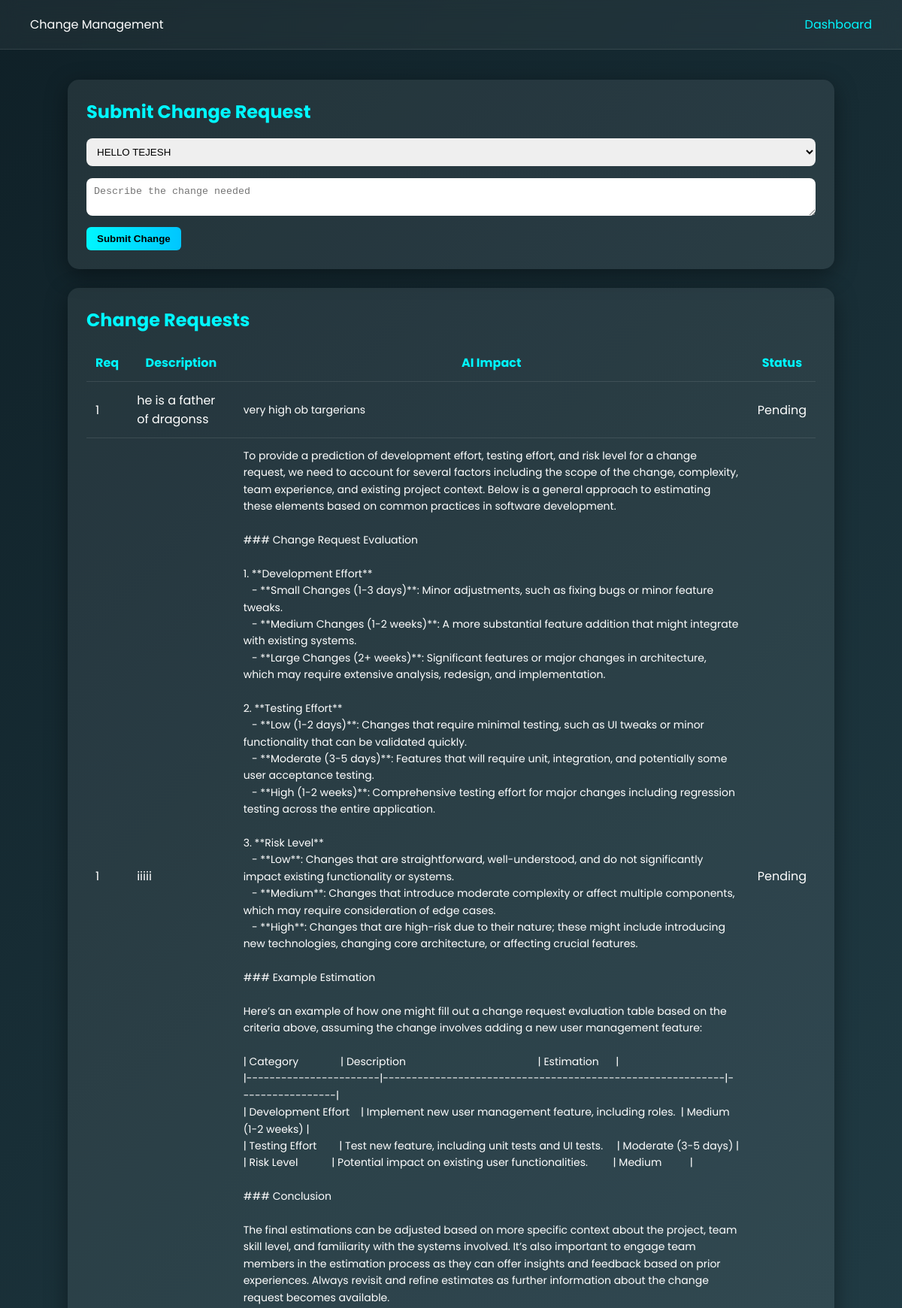
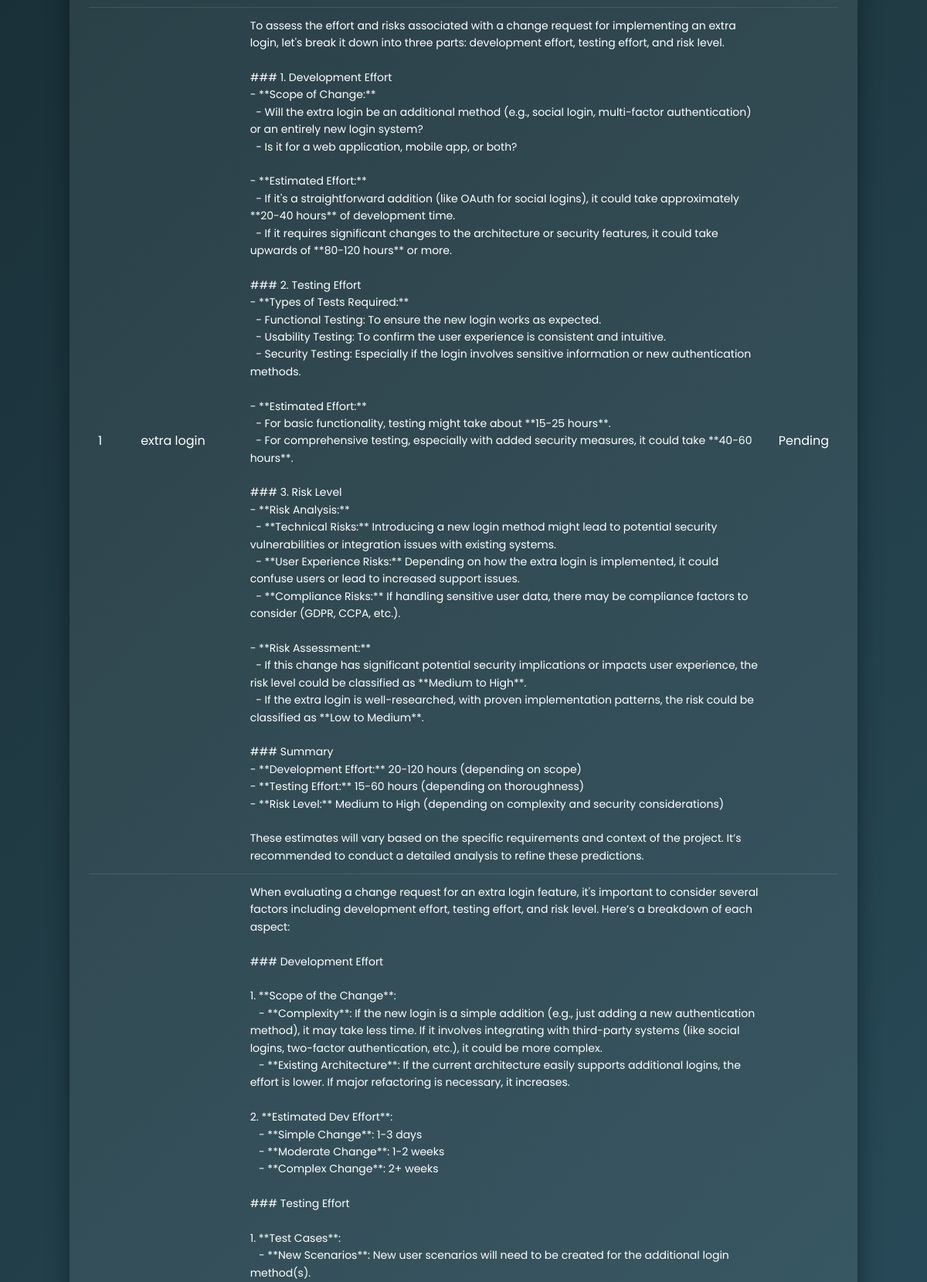
Screenshot of /change (upper part) with the database file from the repository (2 pictures, top to bottom).
### tables this page shows
CREATE TABLE changes(
        id INTEGER PRIMARY KEY AUTOINCREMENT,
        req_id INTEGER,
        change_desc TEXT,
        impact TEXT,
        status TEXT,
        date TEXT);

### main.py (the view, shortened to what this page needs)
@app.route("/change", methods=["GET","POST"])
def change():
    conn = db()
    changes = conn.execute("SELECT * FROM changes").fetchall()
    reqs = conn.execute("SELECT * FROM requirements").fetchall()
    conn.close()
    return render_template("change_request.html", changes=changes, reqs=reqs)

### main.py (called while the page is built)
def db():
    conn = sqlite3.connect("database.db")
    conn.row_factory = sqlite3.Row
    return conn

### templates/change_request.html (shortened to what this page needs)
<!DOCTYPE html>
<html>
<head>
<link rel="stylesheet" href="{{ url_for('static', filename='styles.css') }}">
</head>
<body>
<div class="navbar">
  <div>Change Management</div>
  <a href="/">Dashboard</a>
</div>
<div class="container">
<div class="card">
<h2>Submit Change Request</h2>
<form method="POST">
<select name="req_id">
{% for r in reqs %}
<option value="{{ r.id }}">{{ r.title }}</option>
{% endfor %}
</select>
<textarea name="change_desc" placeholder="Describe the change needed"></textarea>
<button type="submit">Submit Change</button>
</form>
</div>
<div class="card">
<h2>Change Requests</h2>
<table>
<tr><th>Req</th><th>Description</th><th>AI Impact</th><th>Status</th></tr>
{% for c in changes %}
<tr>
<td>{{ c.req_id }}</td>
<td>{{ c.change_desc }}</td>
<td><pre>{{ c.impact }}</pre></td>
<td>{{ c.status }}</td>
</tr>
{% endfor %}
</table>
</div>
</div>
</body>
</html>

### static/styles.css (style rules this page uses)
* { margin: 0; padding: 0; box-sizing: border-box; }
body { font-family: 'Poppins', sans-serif; background: linear-gradient(135deg, #0f2027, #203a43, #2c5364); color: white; min-height: 100vh; animation: fadeIn 1s ease-in-out; }
.navbar { display: flex; justify-content: space-between; padding: 20px 40px; background: rgba(255,255,255,0.05); backdrop-filter: blur(12px); border-bottom: 1px solid rgba(255,255,255,0.1); }
.navbar a { color: #00f7ff; text-decoration: none; margin-left: 20px; transition: 0.3s; }
.container { width: 85%; margin: 40px auto; }
.card { background: rgba(255,255,255,0.08); padding: 25px; border-radius: 15px; box-shadow: 0 8px 30px rgba(0,0,0,0.4); margin-bottom: 25px; transform: translateY(20px); opacity: 0; animation: slideUp 0.8s forwards; }
h2 { color: #00f7ff; margin-bottom: 10px; }
button { background: linear-gradient(90deg, #00f7ff, #00c6ff); border: none; padding: 8px 14px; border-radius: 6px; color: black; cursor: pointer; font-weight: 600; transition: transform 0.2s, box-shadow 0.2s; }
input, textarea, select { width: 100%; padding: 10px; border-radius: 8px; border: none; margin: 8px 0; outline: none; }
table { width: 100%; border-collapse: collapse; margin-top: 15px; }
th, td { padding: 12px; border-bottom: 1px solid rgba(255,255,255,0.1); }
th { color: #00f7ff; }
pre { white-space: pre-wrap; word-wrap: break-word; overflow-x: auto; font-family: 'Poppins', monospace; font-size: 14px; line-height: 1.6; }

### rows the page displays
changes: req_id "1", change_desc "he is a father of dragonss", impact "very high ob targerians", status "Pending"
changes: req_id "1", change_desc "iiiii", impact "To provide a prediction of development effort, testing effort, and risk level for a change request, we need to account for several factors including the scope of the change, complexity, team experience, and existing project context. Below is a general approach to estimating these elements based on common practices in software development. ### Change Request Evaluation 1. **Development Effort** - **Small Changes (1-3 days)**: Minor adjustments, such as fixing bugs or minor feature tweaks. - **Medium Changes (1-2 weeks)**: A more substantial feature addition that might integrate with existing systems. - **Large Changes (2+ weeks)**: Significant features or major changes in architecture, which…", status "Pending"
changes: req_id "1", change_desc "extra login", impact "To assess the effort and risks associated with a change request for implementing an extra login, let's break it down into three parts: development effort, testing effort, and risk level. ### 1. Development Effort - **Scope of Change:** - Will the extra login be an additional method (e.g., social login, multi-factor authentication) or an entirely new login system? - Is it for a web application, mobile app, or both? - **Estimated Effort:** - If it's a straightforward addition (like OAuth for social logins), it could take approximately **20-40 hours** of development time. - If it requires significant changes to the architecture or security features, it could take upwards of **80-120 hours** or…", status "Pending"

### other values shown
form field req_id "HELLO TEJESH"
